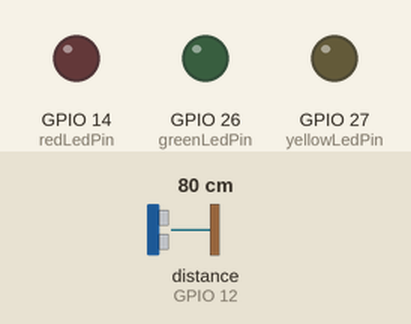
Bench run of a sketch on a simulated ESP32. On the bench: output pins drawn as LEDs (lit = HIGH). Wiring (inferred from the names in the program): ultrasonic range finder: trigger GPIO 13; echo GPIO 12. The inputs (shaded band) are chosen by the test bench; at power-on: distance to the obstacle (sensor on GPIO 12) 80 cm. The echo pulse lasts 58.3 µs per cm; WiFi joins after 1.5 s; servers stay silent unless stated; no MQTT or app messages arrive unless stated; pins used as bus, display or sensor lines are not drawn; what the sketch prints to the serial monitor is not drawn.

Above: at 7.7 s.
7.8 s: distance to the obstacle (sensor on GPIO 12) set to 2 cm
At 9.9 s:
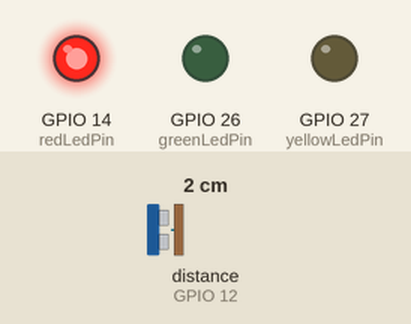
11.0 s: distance to the obstacle (sensor on GPIO 12) set to 83 cm
At 13.7 s:
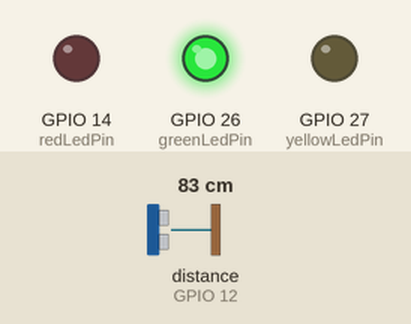
14.0 s: distance to the obstacle (sensor on GPIO 12) set to 78 cm
At 16.4 s:
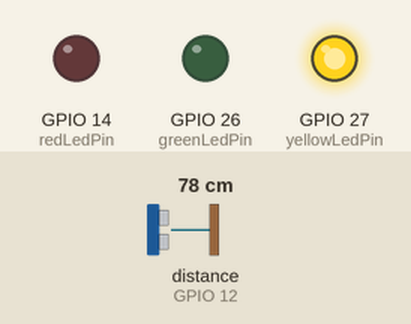
17.0 s: distance to the obstacle (sensor on GPIO 12) set to 4 cm
At 18.9 s:
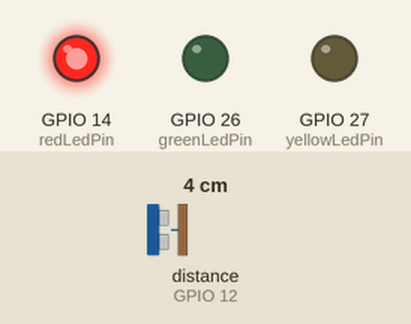
Timing chart, 0 to 20.4 s (numbered marks = the images above; inputs shaded):
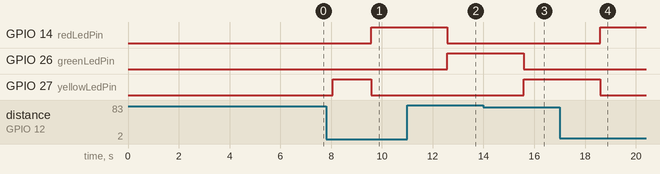

Measured:
- the behaviour switches between 81 and 80 cm on distance to the obstacle (sensor on GPIO 12) (found by bisection; images 2 and 3)
- after the input at 7.8 s, GPIO 14 (redLedPin): LOW → HIGH after 1.8 s
- after the input at 11.0 s, GPIO 14 (redLedPin): HIGH → LOW after 1.6 s; GPIO 26 (greenLedPin): LOW → HIGH after 1.6 s
- after the input at 14.0 s, GPIO 26 (greenLedPin): HIGH → LOW after 1.6 s; GPIO 27 (yellowLedPin): LOW → HIGH after 1.6 s
- after the input at 17.0 s, GPIO 14 (redLedPin): LOW → HIGH after 1.6 s; GPIO 27 (yellowLedPin): HIGH → LOW after 1.6 s

The sketch:

lixeira.ino
```cpp
//Autor: Fábio Henrique Cabrini
//Resumo: Esse programa possibilita ligar e desligar o led onboard, além de mandar o status para o Broker MQTT possibilitando o Helix saber
//se o led está ligado ou desligado.
//Revisões:
//Rev1: 26-08-2023 Código portado para o ESP32 e para realizar a leitura de luminosidade e publicar o valor em um tópico aprorpiado do broker
//Autor Rev1: Lucas Demetrius Augusto
//Rev2: 28-08-2023 Ajustes para o funcionamento no FIWARE Descomplicado
//Autor Rev2: Fábio Henrique Cabrini

#include <WiFi.h>
#include <PubSubClient.h> // Importa a Biblioteca PubSubClient
#include <Wire.h>
//defines:
//defines de id mqtt e tópicos para publicação e subscribe denominado TEF(Telemetria e Monitoramento de Equipamentos)
#define TOPICO_SUBSCRIBE    "/TEF//cmd"        //tópico MQTT de escuta
#define TOPICO_PUBLISH      "/TEF/trash/attrs"      //tópico MQTT de envio de informações para Broker
#define TOPICO_PUBLISH_2    "/TEF/trash/attrs/d"    //tópico MQTT de envio de informações para Broker
//IMPORTANTE: recomendamos fortemente alterar os nomes
//            desses tópicos. Caso contrário, há grandes
//            chances de você controlar e monitorar o ESP32
//            de outra pessoa.
#define ID_MQTT  "fiware_trash"      //id mqtt (para identificação de sessão)
//IMPORTANTE: este deve ser único no broker (ou seja,
//            se um client MQTT tentar entrar com o mesmo
//            id de outro já conectado ao broker, o broker
//            irá fechar a conexão de um deles).
// o valor "n" precisa ser único!

#define echoPin 12               // CHANGE PIN NUMBER HERE IF YOU WANT TO USE A DIFFERENT PIN
#define trigPin 13

#define greenLedPin 26
#define yellowLedPin 27
#define redLedPin 14

int maxDistance = 100;               // CHANGE PIN NUMBER HERE IF YOU WANT TO USE A DIFFERENT PIN
long duration, distance;

// WIFI
const char* SSID = "FIAP-IBM"; // SSID / nome da rede WI-FI que deseja se conectar
const char* PASSWORD = "Challenge@23!"; // Senha da rede WI-FI que deseja se conectar

// MQTT
const char* BROKER_MQTT = "46.17.108.113"; //URL do broker MQTT que se deseja utilizar
int BROKER_PORT = 1883; // Porta do Broker MQTT

//Variáveis e objetos globais
WiFiClient espClient; // Cria o objeto espClient
PubSubClient MQTT(espClient); // Instancia o Cliente MQTT passando o objeto espClient


//Prototypes
void initSerial();
void initWiFi();
void initMQTT();
void reconectWiFi();
void mqtt_callback(char* topic, byte* payload, unsigned int length);
void VerificaConexoesWiFIEMQTT(void);

/*
    Implementações das funções
*/
void setup()
{
  pinMode(greenLedPin, OUTPUT);
  pinMode(yellowLedPin, OUTPUT);
  pinMode(redLedPin, OUTPUT);
  //inicializações:
  initSerial();
  initWiFi();
  initMQTT();
  pinMode(trigPin, OUTPUT);
  pinMode(echoPin, INPUT);
  delay(5000);
}

//Função: inicializa comunicação serial com baudrate 115200 (para fins de monitorar no terminal serial
//        o que está acontecendo.
//Parâmetros: nenhum
//Retorno: nenhum
void initSerial()
{
  Serial.begin(115200);
}

//Função: inicializa e conecta-se na rede WI-FI desejada
//Parâmetros: nenhum
//Retorno: nenhum
void initWiFi()
{
  delay(10);
  Serial.println("------Conexao WI-FI------");
  Serial.print("Conectando-se na rede: ");
  Serial.println(SSID);
  Serial.println("Aguarde");

  reconectWiFi();
}

//Função: inicializa parâmetros de conexão MQTT(endereço do
//        broker, porta e seta função de callback)
//Parâmetros: nenhum
//Retorno: nenhum
void initMQTT()
{
  MQTT.setServer(BROKER_MQTT, BROKER_PORT);   //informa qual broker e porta deve ser conectado
  MQTT.setCallback(mqtt_callback);            //atribui função de callback (função chamada quando qualquer informação de um dos tópicos subescritos chega)
}

//Função: função de callback
//        esta função é chamada toda vez que uma informação de
//        um dos tópicos subescritos chega)
//Parâmetros: nenhum
//Retorno: nenhum
void mqtt_callback(char* topic, byte* payload, unsigned int length)
{
  String msg;

  //obtem a string do payload recebido
  for (int i = 0; i < length; i++)
  {
    char c = (char)payload[i];
    msg += c;
  }

}

//Função: reconecta-se ao broker MQTT (caso ainda não esteja conectado ou em caso de a conexão cair)
//        em caso de sucesso na conexão ou reconexão, o subscribe dos tópicos é refeito.
//Parâmetros: nenhum
//Retorno: nenhum
void reconnectMQTT()
{
  while (!MQTT.connected())
  {
    Serial.print("* Tentando se conectar ao Broker MQTT: ");
    Serial.println(BROKER_MQTT);
    if (MQTT.connect(ID_MQTT))
    {
      Serial.println("Conectado com sucesso ao broker MQTT!");
      MQTT.subscribe(TOPICO_SUBSCRIBE);
    }
    else
    {
      Serial.println("Falha ao reconectar no broker.");
      Serial.println("Havera nova tentatica de conexao em 2s");
      delay(2000);
    }
  }
}

//Função: reconecta-se ao WiFi
//Parâmetros: nenhum
//Retorno: nenhum
void reconectWiFi()
{
  //se já está conectado a rede WI-FI, nada é feito.
  //Caso contrário, são efetuadas tentativas de conexão
  if (WiFi.status() == WL_CONNECTED)
    return;

  WiFi.begin(SSID, PASSWORD); // Conecta na rede WI-FI

  while (WiFi.status() != WL_CONNECTED)
  {
    delay(100);
    Serial.print(".");
  }

  Serial.println();
  Serial.print("Conectado com sucesso na rede ");
  Serial.print(SSID);
  Serial.println("IP obtido: ");
  Serial.println(WiFi.localIP());
}

//Função: verifica o estado das conexões WiFI e ao broker MQTT.
//        Em caso de desconexão (qualquer uma das duas), a conexão
//        é refeita.
//Parâmetros: nenhum
//Retorno: nenhum
void VerificaConexoesWiFIEMQTT(void)
{
  if (!MQTT.connected())
    reconnectMQTT(); //se não há conexão com o Broker, a conexão é refeita

  reconectWiFi(); //se não há conexão com o WiFI, a conexão é refeita
}


//programa principal
void loop()
{
  char msgBuffer[6];
  //garante funcionamento das conexões WiFi e ao broker MQTT
  VerificaConexoesWiFIEMQTT();
  digitalWrite(trigPin, LOW);
  delayMicroseconds(2);
  digitalWrite(trigPin, HIGH);
  delayMicroseconds(10);
  digitalWrite(trigPin, LOW);

  duration = pulseIn(echoPin, HIGH);
  float distance = duration / 58.2;
  // Ajusta o valor de distância para 100 se for maior do que maxDistance
  if (distance > maxDistance) {
    distance = maxDistance;
  }

  // Calcula a porcentagem com base na distância medida
  int percentage = map(distance, 0, maxDistance, 0, 100);
  dtostrf(percentage, 4, 2, msgBuffer);
  delay(1500);
  MQTT.publish(TOPICO_PUBLISH_2, msgBuffer);

  if (percentage > 80) {
    digitalWrite(greenLedPin, HIGH);
    digitalWrite(yellowLedPin, LOW);
    digitalWrite(redLedPin, LOW);
  } else if (percentage > 30) {
    digitalWrite(greenLedPin, LOW);
    digitalWrite(yellowLedPin, HIGH);
    digitalWrite(redLedPin, LOW);
  } else if (percentage < 30) {
    digitalWrite(greenLedPin, LOW);
    digitalWrite(yellowLedPin, LOW);
    digitalWrite(redLedPin, HIGH);
  } else {
    digitalWrite(greenLedPin, LOW);
    digitalWrite(yellowLedPin, LOW);
    digitalWrite(redLedPin, LOW);
  }
  //keep-alive da comunicação com broker MQTT
  MQTT.loop();
}
```
